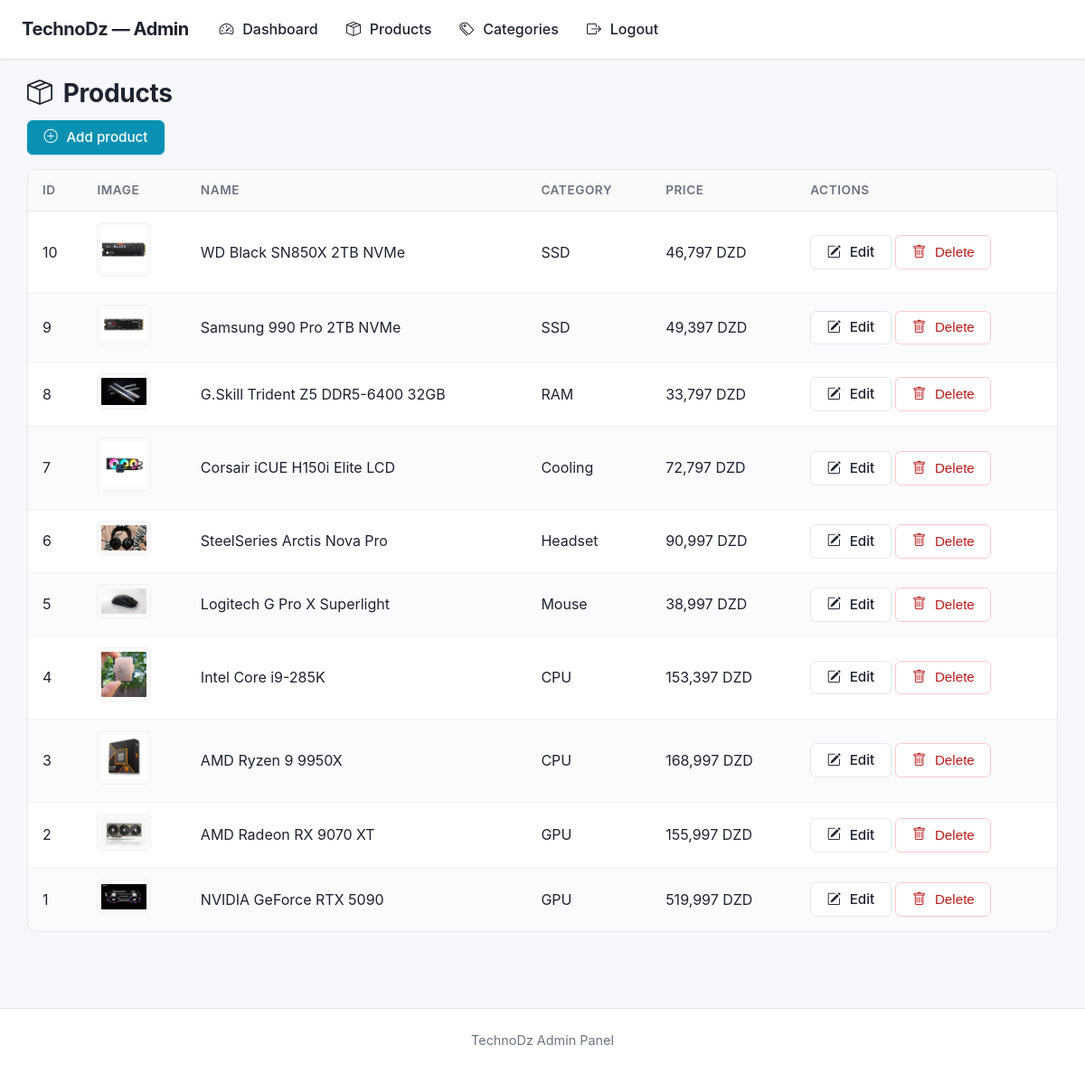
Screenshot of /admin/products.php (signed in) with the database file from the repository.
### tables this page shows
CREATE TABLE products (
  id          INT UNSIGNED AUTO_INCREMENT PRIMARY KEY,
  name        VARCHAR(150)  NOT NULL,
  description TEXT          NOT NULL,
  price       DECIMAL(10,2) NOT NULL,
  image       VARCHAR(255)  NOT NULL DEFAULT 'default.png',
  category_id INT UNSIGNED  NULL,
  created_at  DATETIME      NOT NULL DEFAULT CURRENT_TIMESTAMP,
  CONSTRAINT fk_products_category
    FOREIGN KEY (category_id) REFERENCES categories(id)
    ON DELETE SET NULL
);

CREATE TABLE categories (
  id   INT UNSIGNED AUTO_INCREMENT PRIMARY KEY,
  name VARCHAR(80) NOT NULL UNIQUE
);

### includes/helpers.php (called while the page is built, shortened)
<?php
function h($s) {
    return htmlspecialchars((string)$s, ENT_QUOTES, 'UTF-8');
}
function money($n) {
    $dzd = (float)$n * 260;
    return number_format($dzd, 0, '.', ',') . ' DZD';
}
function product_image_url($filename) {
    $filename = (string)$filename;
    return PRODUCT_IMG_URL . '/' . $filename;
}

### admin/products.php (the view, shortened to what this page needs)
<?php
require_once __DIR__ . '/../includes/db.php';
require_once __DIR__ . '/../includes/helpers.php';
$sql = 'SELECT p.id, p.name, p.price, p.image, p.category_id, '
     . 'c.name AS category_name '
     . 'FROM products p '
     . 'LEFT JOIN categories c ON p.category_id = c.id '
     . 'ORDER BY p.id DESC';
$stmt = $conn->prepare($sql);
$stmt->execute();
$res = $stmt->get_result();
$products = [];
while ($row = $res->fetch_assoc()) {
    $products[] = $row;
}
include __DIR__ . '/includes/admin_header.php';
?>
<h1><i class="bi bi-box-seam"></i> Products</h1>
<p>
    <a href="<?= h(BASE_URL) ?>/admin/product_add.php" class="btn btn-primary"><i class="bi bi-plus-circle"></i> Add product</a>
</p>
<?php if (empty($products)): ?>
    <p>No products yet.</p>
<?php else: ?>
    <table class="admin-table">
        <thead>
            <tr>
                <th>ID</th>
                <th>Image</th>
                <th>Name</th>
                <th>Category</th>
                <th>Price</th>
                <th>Actions</th>
            </tr>
        </thead>
        <tbody>
            <?php foreach ($products as $p): ?>
                <tr>
                    <td><?= h($p['id']) ?></td>
                    <td>
                        <img
                            src="<?= h(product_image_url($p['image'])) ?>"
                            alt="<?= h($p['name']) ?>"
                            class="admin-thumb"
                            width="60">
                    </td>
                    <td><?= h($p['name']) ?></td>
                    <td><?= $p['category_name'] !== null ? h($p['category_name']) : '&mdash;' ?></td>
                    <td><?= h(money($p['price'])) ?></td>
                    <td>
                        <a href="<?= h(BASE_URL) ?>/admin/product_edit.php?id=<?= h($p['id']) ?>" class="btn"><i class="bi bi-pencil-square"></i> Edit</a>
                        <form
                            method="post"
                            action="<?= h(BASE_URL) ?>/admin/product_delete.php"
                            class="js-confirm-delete"
                            style="display:inline"
                            onsubmit="return confirm('Delete this product?');">
                            <button type="submit" class="btn btn-danger"><i class="bi bi-trash"></i> Delete</button>
                        </form>
                    </td>
                </tr>
            <?php endforeach; ?>
        </tbody>
    </table>
<?php endif; ?>
<?php
include __DIR__ . '/includes/admin_footer.php';

### assets/css/style.css (style rules this page uses)
*, *::before, *::after { box-sizing: border-box; }
:root { --brand: #0891b2; --brand-dark: #0e7490; --brand-soft: #ecfeff; --brand-soft-bd:#cffafe; --brand-deep: #155e75; --brand-rgb: 8, 145, 178; --text: #1f2330; --text-muted: #6b7280; --border: #e5e7eb; --border-soft: #f1f1f4; --bg: #f7f8fb; --bg-card: #ffffff; --shadow-sm: 0 1px 2px rgba(15, 23, 42, 0.04); --shadow: 0 4px 14px rgba(15, 23, 42, 0.06); --shadow-lg: 0 12px 28px rgba(15, 23, 42, 0.10); --radius: 10px; --radius-sm: 6px; --ok: #16a34a; --ok-bg: #ecfdf5; --ok-bd: #bbf7d0; --err: #b91c1c; --err-bg: #fef2f2; --err-bd: #fecaca; }
html { scroll-behavior: smooth; }
body { background: var(--bg); color: var(--text); font-family: "Inter", system-ui, -apple-system, "Segoe UI", Roboto, Arial, sans-serif; margin: 0; line-height: 1.55; min-height: 100vh; display: flex; flex-direction: column; }
a { color: var(--brand); text-decoration: none; }
h1, h2, h3 { margin: 0 0 0.75rem 0; line-height: 1.25; letter-spacing: -0.01em; }
h1 { font-size: 1.75rem; }
p { margin: 0 0 0.75rem 0; }
img { max-width: 100%; height: auto; }
.btn { display: inline-block; padding: 0.55rem 1.1rem; background: #fff; color: var(--text); border: 1px solid var(--border); border-radius: var(--radius-sm); cursor: pointer; font-size: 0.95rem; font-weight: 500; line-height: 1.2; text-decoration: none; transition: background 0.15s, border-color 0.15s, color 0.15s, transform 0.05s; }
.btn-primary { background: var(--brand); color: #fff; border-color: var(--brand); box-shadow: 0 1px 2px rgba(var(--brand-rgb), 0.25); }
.btn-danger { background: #fff; color: var(--err); border-color: var(--err-bd); }
table { width: 100%; border-collapse: separate; border-spacing: 0; margin: 1rem 0; background: var(--bg-card); border: 1px solid var(--border); border-radius: var(--radius); overflow: hidden; }
th, td { padding: 0.75rem 1rem; text-align: left; border-bottom: 1px solid var(--border-soft); vertical-align: middle; }
tr:last-child td { border-bottom: 0; }
th { background: #fafafb; font-weight: 600; font-size: 0.85rem; color: var(--text-muted); text-transform: uppercase; letter-spacing: 0.04em; border-bottom: 1px solid var(--border); }
tbody tr:nth-child(even) { background: #fbfbfd; }
.admin-thumb { border-radius: var(--radius-sm); background: #fafafa; padding: 4px; border: 1px solid var(--border-soft); }
.site-header .site-nav a i, .site-nav .nav-links a i, .btn i, .flash i, h1 i, h2 i, h3 i, form label i { margin-right: 0.35rem; }

### rows the page displays
products: id "10", image (picture), name "WD Black SN850X 2TB NVMe", category.name "SSD", price "46,797 DZD"
products: id "9", image (picture), name "Samsung 990 Pro 2TB NVMe", category.name "SSD", price "49,397 DZD"
products: id "8", image (picture), name "G.Skill Trident Z5 DDR5-6400 32GB", category.name "RAM", price "33,797 DZD"
products: id "7", image (picture), name "Corsair iCUE H150i Elite LCD", category.name "Cooling", price "72,797 DZD"
products: id "6", image (picture), name "SteelSeries Arctis Nova Pro", category.name "Headset", price "90,997 DZD"
products: id "5", image (picture), name "Logitech G Pro X Superlight", category.name "Mouse", price "38,997 DZD"
products: id "4", image (picture), name "Intel Core i9-285K", category.name "CPU", price "153,397 DZD"
products: id "3", image (picture), name "AMD Ryzen 9 9950X", category.name "CPU", price "168,997 DZD"
products: id "2", image (picture), name "AMD Radeon RX 9070 XT", category.name "GPU", price "155,997 DZD"
products: id "1", image (picture), name "NVIDIA GeForce RTX 5090", category.name "GPU", price "519,997 DZD"
